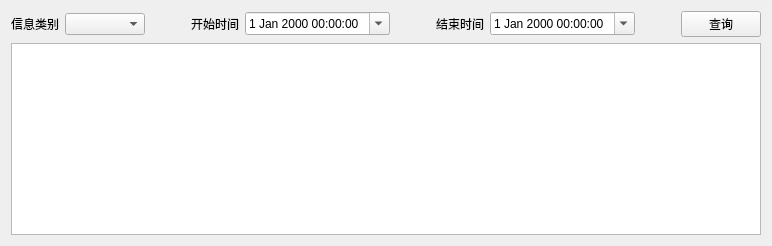
        <widget class="QWidget" name="alarmPage">
         <layout class="QVBoxLayout" name="verticalLayout_7">
          <item>
           <layout class="QHBoxLayout" name="horizontalLayout_32">
            <item>
             <widget class="QLabel" name="label_26">
              <property name="text">
               <string>信息类别</string>
              </property>
             </widget>
            </item>
            <item>
             <widget class="QComboBox" name="infoTypeComboBox">
              <property name="minimumSize">
               <size>
                <width>80</width>
                <height>0</height>
               </size>
              </property>
             </widget>
            </item>
            <item>
             <spacer name="horizontalSpacer_14">
              <property name="orientation">
               <enum>Qt::Horizontal</enum>
              </property>
              <property name="sizeHint" stdset="0">
               <size>
                <width>40</width>
                <height>20</height>
               </size>
              </property>
             </spacer>
            </item>
            <item>
             <widget class="QLabel" name="label_27">
              <property name="text">
               <string>开始时间</string>
              </property>
             </widget>
            </item>
            <item>
             <widget class="QDateTimeEdit" name="startTimeDateTimeEdit">
              <property name="calendarPopup">
               <bool>true</bool>
              </property>
             </widget>
            </item>
            <item>
             <spacer name="horizontalSpacer_15">
              <property name="orientation">
               <enum>Qt::Horizontal</enum>
              </property>
              <property name="sizeHint" stdset="0">
               <size>
                <width>40</width>
                <height>20</height>
               </size>
              </property>
             </spacer>
            </item>
            <item>
             <widget class="QLabel" name="label_28">
              <property name="text">
               <string>结束时间</string>
              </property>
             </widget>
            </item>
            <item>
             <widget class="QDateTimeEdit" name="endTimeDateTimeEdit">
              <property name="calendarPopup">
               <bool>true</bool>
              </property>
             </widget>
            </item>
            <item>
             <spacer name="horizontalSpacer_16">
              <property name="orientation">
               <enum>Qt::Horizontal</enum>
              </property>
              <property name="sizeHint" stdset="0">
               <size>
                <width>40</width>
                <height>20</height>
               </size>
              </property>
             </spacer>
            </item>
            <item>
             <widget class="QPushButton" name="selectAlarmButton">
              <property name="text">
               <string>查询</string>
              </property>
             </widget>
            </item>
           </layout>
          </item>
          <item>
           <widget class="QTableView" name="alarmTableView">
            <property name="editTriggers">
             <set>QAbstractItemView::NoEditTriggers</set>
            </property>
           </widget>
          </item>
         </layout>
        </widget>
